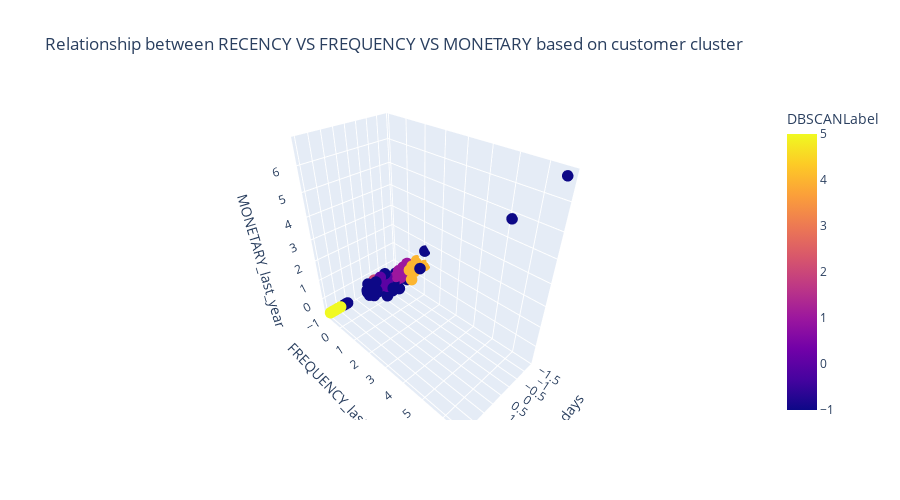

Source (notebook cell):
### Code cell
min_points = rfm_array_scaled.shape[1] + 1
optics_clustering = OPTICS(min_samples=5).fit(rfm_array_scaled)
customer_df = customer_df.assign(DBSCANLabel=optics_clustering.labels_)
rfm_df_scaled = rfm_df_scaled.assign(DBSCANLabel=optics_clustering.labels_)

fig = px.scatter_3d(
    data_frame=rfm_df_scaled,
    x= "RECENCY_days",
    y = "FREQUENCY_last_year",
    z= "MONETARY_last_year",
    title = "Relationship between RECENCY VS FREQUENCY VS MONETARY based on customer cluster",
    color = "DBSCANLabel",
    height=500
)
fig.update_traces(marker_size = 4)
fig.show()

customer_clusters_summarize = customer_df.groupby("DBSCANLabel")[["RECENCY_days", "FREQUENCY_last_year", "MONETARY_last_year"]].median()
customer_clusters_summarize.assign(CustomersCount=np.unique(optics_clustering.labels_, return_counts=True)[1])
# np.unique(dbscan_clustering.labels_, return_counts=True)[1]

### Figure 1 — Plotly figure (JSON) as saved in the notebook; plotly's stock layout.template omitted (floating-point values rounded to 4 significant figures)
{"data": [{"hovertemplate": "RECENCY_days=%{x}<br>FREQUENCY_last_year=%{y}<br>MONETARY_last_year=%{z}<br>DBSCANLabel=%{marker.color}<extra></extra>", "legendgroup": "", "marker": {"color": [-1, -1, -1, 1, -1, -1, 0, -1, 2, -1, -1, 0, -1, -1, -1, 5, -1, 3, 3, 3, -1, 5, -1, 1, 3, -1, 5, 4, 4, -1, 5, -1, 3, -1, 1, 1, 3, 4, 4, 2, -1, -1, 1, 0, -1, 0, 1, -1, 0, 5, 3, -1, -1, 2, -1, -1, 3, 2, 0, -1, 2, -1, -1, -1, 1, 1, 4, 2, -1, -1, 4, 5, 1, 5, 0, 4, -1, -1, -1, -1, -1, 4, -1, 2, 1, -1, 1, -1, 2, -1, 5, 2], "coloraxis": "coloraxis", "size": 4, "symbol": "circle"}, "mode": "markers", "name": "", "scene": "scene", "showlegend": false, "type": "scatter3d", "x": [0.1008, -0.9015, 0.6287, -0.7561, 0.03958, -1.223, 0.008981, -0.4883, 0.3839, -0.978, -0.02162, 0.1926, 0.5828, 0.1926, -0.5342, 1.96, 1.577, 0.2997, 0.3609, 0.07019, 0.5751, 2.128, -0.3889, -0.649, 0.2232, 0.1084, 2.167, -1.039, -1.383, 1.669, 2.396, -0.7025, 0.04724, -1.391, -0.7102, -1.192, -0.02927, -1.2, -1.1, 0.2997, 0.6746, 0.4221, -1.23, 0.07784, -1.391, 0.1161, -0.8173, -0.2818, 0.3686, 2.496, 0.2079, -0.7638, -1.032, 0.3533, -0.2894, -1.376, 0.09314, 0.1008, -0.00632, 0.7741, 0.2003, 0.621, 1.769, -0.473, -1.383, -1.162, -0.9168, 0.139, 0.7817, -0.3124, -1.284, 2.09, -0.7102, 2.251, 0.008981, -1.376, -0.02162, -0.2818, 1.608, -0.2741, -0.9474, -1.093, -1.093, 0.3456, -0.5419, -0.3277, -0.9856, 0.7052, 0.1926, 0.08549, 2.342, 0.2232], "y": [0.1305, -0.3697, 0.1305, 0.1305, 0.1305, 0.1305, 0.1305, -0.3697, -0.3697, -0.3697, 0.1305, 0.1305, -0.3697, -0.3697, -0.3697, -0.8699, -0.8699, -0.3697, -0.3697, -0.3697, -0.3697, -0.8699, 0.1305, 0.1305, -0.3697, -0.3697, -0.8699, 0.6307, 1.131, -0.8699, -0.8699, 0.1305, -0.3697, 6.633, 0.1305, 0.1305, -0.3697, 0.6307, 0.6307, -0.3697, -0.3697, -0.3697, 0.1305, 0.1305, 1.131, 0.1305, 0.1305, 0.1305, 0.1305, -0.8699, -0.3697, -0.3697, 0.1305, -0.3697, -0.3697, 5.132, -0.3697, -0.3697, 0.1305, -0.3697, -0.3697, 0.1305, -0.8699, -0.3697, 0.1305, 0.1305, 0.6307, -0.3697, -0.3697, 0.1305, 0.6307, -0.8699, 0.1305, -0.8699, 0.1305, 0.6307, -0.3697, -0.3697, -0.8699, 0.1305, -0.3697, 0.6307, 1.131, -0.3697, 0.1305, -0.3697, 0.1305, -0.3697, -0.3697, 0.6307, -0.8699, -0.3697], "z": [0.6645, -0.5477, 0.4969, 0.112, -0.6471, -0.3946, 0.4586, -0.4605, 0.03343, -0.5619, -0.4939, 0.05126, -0.2851, -0.626, -0.6952, -0.7479, -0.7479, -0.2641, -0.3849, -0.3811, -0.497, -0.7479, -0.1318, -0.031, -0.291, -0.5372, -0.7479, -0.02257, 0.8675, -0.7479, -0.7479, -0.6513, -0.3487, 6.755, 0.4036, 0.2544, -0.3598, 0.3527, 0.4594, 0.04929, -0.5315, -0.7053, 0.5474, 0.03226, 1.635, 0.4812, -0.04764, -0.4509, 0.6155, -0.7479, -0.332, -0.6319, -0.2043, -0.128, -0.6021, 4.818, -0.3465, -0.09987, 0.1113, -0.2963, -0.01292, 0.008609, -0.7479, -0.09909, -0.004955, 0.02262, 0.587, -0.1964, -0.1748, -0.3499, 0.7225, -0.7479, 0.3836, -0.7479, -0.1011, 0.8812, -0.5662, -0.06843, -0.7479, -0.5304, -0.1326, 0.7273, 0.8467, 0.164, 0.1669, -0.1623, 0.4585, 0.142, -0.002304, 0.1251, -0.7479, -0.06895]}], "layout": {"coloraxis": {"colorbar": {"title": {"text": "DBSCANLabel"}}, "colorscale": [[0, "#0d0887"], [0.1111, "#46039f"], [0.2222, "#7201a8"], [0.3333, "#9c179e"], [0.4444, "#bd3786"], [0.5556, "#d8576b"], [0.6667, "#ed7953"], [0.7778, "#fb9f3a"], [0.8889, "#fdca26"], [1, "#f0f921"]]}, "height": 500, "legend": {"tracegroupgap": 0}, "scene": {"domain": {"x": [0, 1], "y": [0, 1]}, "xaxis": {"title": {"text": "RECENCY_days"}}, "yaxis": {"title": {"text": "FREQUENCY_last_year"}}, "zaxis": {"title": {"text": "MONETARY_last_year"}}}, "title": {"text": "Relationship between RECENCY VS FREQUENCY VS MONETARY based on customer cluster"}}}
